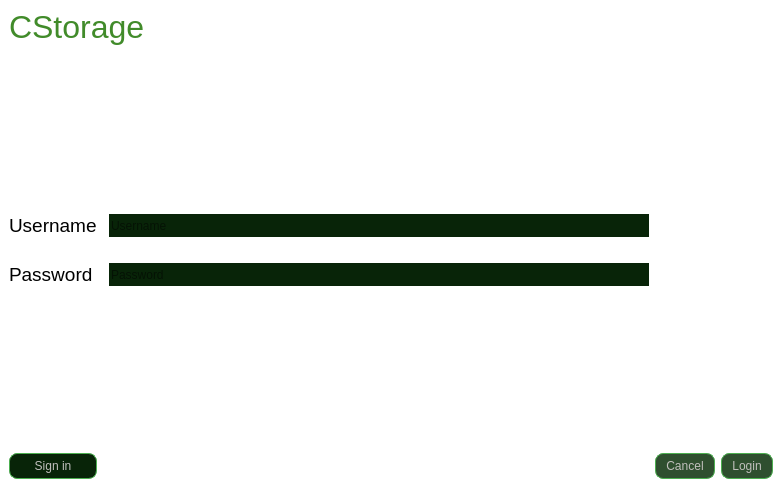
<?xml version="1.0" encoding="UTF-8"?>
<ui version="4.0">
 <class>loginDialog</class>
 <widget class="QDialog" name="loginDialog">
  <property name="geometry">
   <rect>
    <x>0</x>
    <y>0</y>
    <width>784</width>
    <height>490</height>
   </rect>
  </property>
  <property name="windowTitle">
   <string>Dialog</string>
  </property>
  <property name="styleSheet">
   <string notr="true">
    border-radius: 15px;
    background-color: transparent; /* не обязательно, но пусть будет */

    background: qlineargradient(
        spread: pad, x1: 0, y1: 0, x2: 1, y2: 0,
        stop: 0 rgba(0, 100, 0, 255),
        stop: 1 rgba(20, 20, 20, 255)
    );
</string>
  </property>
  <property name="sizeGripEnabled">
   <bool>false</bool>
  </property>
  <property name="modal">
   <bool>false</bool>
  </property>
  <layout class="QGridLayout" name="gridLayout">
   <property name="leftMargin">
    <number>9</number>
   </property>
   <property name="topMargin">
    <number>9</number>
   </property>
   <item row="5" column="2">
    <widget class="QLineEdit" name="passwordEdit">
     <property name="sizePolicy">
      <sizepolicy hsizetype="Expanding" vsizetype="Minimum">
       <horstretch>0</horstretch>
       <verstretch>0</verstretch>
      </sizepolicy>
     </property>
     <property name="styleSheet">
      <string notr="true">background-color: rgb(8, 36, 8);</string>
     </property>
     <property name="text">
      <string/>
     </property>
     <property name="echoMode">
      <enum>QLineEdit::EchoMode::Password</enum>
     </property>
     <property name="placeholderText">
      <string>Password</string>
     </property>
    </widget>
   </item>
   <item row="3" column="0">
    <widget class="QLabel" name="label">
     <property name="styleSheet">
      <string notr="true">background-color: rgba(106, 82, 177, 0);</string>
     </property>
     <property name="text">
      <string>&lt;html&gt;&lt;head/&gt;&lt;body&gt;&lt;p&gt;&lt;span style=&quot; font-size:14pt;&quot;&gt;Username&lt;/span&gt;&lt;/p&gt;&lt;/body&gt;&lt;/html&gt;</string>
     </property>
    </widget>
   </item>
   <item row="5" column="0">
    <widget class="QLabel" name="label_2">
     <property name="styleSheet">
      <string notr="true">background-color: rgba(106, 82, 177, 0);</string>
     </property>
     <property name="text">
      <string>&lt;html&gt;&lt;head/&gt;&lt;body&gt;&lt;p&gt;&lt;span style=&quot; font-size:14pt;&quot;&gt;Password&lt;/span&gt;&lt;/p&gt;&lt;/body&gt;&lt;/html&gt;</string>
     </property>
    </widget>
   </item>
   <item row="1" column="0">
    <spacer name="verticalSpacer">
     <property name="orientation">
      <enum>Qt::Orientation::Vertical</enum>
     </property>
     <property name="sizeHint" stdset="0">
      <size>
       <width>20</width>
       <height>40</height>
      </size>
     </property>
    </spacer>
   </item>
   <item row="3" column="2">
    <widget class="QLineEdit" name="usernameEdit">
     <property name="sizePolicy">
      <sizepolicy hsizetype="Expanding" vsizetype="Minimum">
       <horstretch>0</horstretch>
       <verstretch>0</verstretch>
      </sizepolicy>
     </property>
     <property name="styleSheet">
      <string notr="true">background-color: rgb(8, 36, 8);</string>
     </property>
     <property name="text">
      <string/>
     </property>
     <property name="placeholderText">
      <string>Username</string>
     </property>
    </widget>
   </item>
   <item row="4" column="0">
    <spacer name="verticalSpacer_3">
     <property name="orientation">
      <enum>Qt::Orientation::Vertical</enum>
     </property>
     <property name="sizeType">
      <enum>QSizePolicy::Policy::Fixed</enum>
     </property>
     <property name="sizeHint" stdset="0">
      <size>
       <width>10</width>
       <height>20</height>
      </size>
     </property>
    </spacer>
   </item>
   <item row="7" column="3">
    <widget class="QPushButton" name="cancelButton">
     <property name="styleSheet">
      <string notr="true">QPushButton {
        background-color: #2f4f2f;
       
	color: rgb(192, 191, 188);
        border: 1px solid #4caf50;
        border-radius: 8px;
        padding: 5px 10px;
    }

QPushButton:hover {
        background-color: #3e8e41;
    }</string>
     </property>
     <property name="text">
      <string>Cancel</string>
     </property>
    </widget>
   </item>
   <item row="7" column="4">
    <widget class="QPushButton" name="loginButton">
     <property name="styleSheet">
      <string notr="true">QPushButton {
        background-color: #2f4f2f;
       
	color: rgb(192, 191, 188);
        border: 1px solid #4caf50;
        border-radius: 8px;
        padding: 5px 10px;
    }

QPushButton:hover {
        background-color: #3e8e41;
    }</string>
     </property>
     <property name="text">
      <string>Login</string>
     </property>
    </widget>
   </item>
   <item row="7" column="0">
    <widget class="QPushButton" name="signButton">
     <property name="styleSheet">
      <string notr="true">QPushButton {
background-color: rgb(8, 36, 8);
       
	color: rgb(192, 191, 188);
        border: 1px solid #4caf50;
        border-radius: 8px;
        padding: 5px 10px;
    }

QPushButton:hover {
        background-color: #3e8e41;
    }</string>
     </property>
     <property name="text">
      <string>Sign in</string>
     </property>
     <property name="iconSize">
      <size>
       <width>16</width>
       <height>16</height>
      </size>
     </property>
    </widget>
   </item>
   <item row="6" column="0">
    <spacer name="verticalSpacer_2">
     <property name="orientation">
      <enum>Qt::Orientation::Vertical</enum>
     </property>
     <property name="sizeHint" stdset="0">
      <size>
       <width>20</width>
       <height>40</height>
      </size>
     </property>
    </spacer>
   </item>
   <item row="0" column="0" colspan="3">
    <widget class="QLabel" name="label_3">
     <property name="sizePolicy">
      <sizepolicy hsizetype="Fixed" vsizetype="Maximum">
       <horstretch>0</horstretch>
       <verstretch>0</verstretch>
      </sizepolicy>
     </property>
     <property name="minimumSize">
      <size>
       <width>0</width>
       <height>0</height>
      </size>
     </property>
     <property name="styleSheet">
      <string notr="true">background-color: rgba(106, 82, 177, 0);
color: rgb(65, 139, 42);
font: 200 italic 24pt &quot;Ubuntu Sans&quot;;</string>
     </property>
     <property name="text">
      <string>&lt;html&gt;&lt;head/&gt;&lt;body&gt;&lt;p&gt;&lt;span style=&quot; font-size:24pt;&quot;&gt;CStorage&lt;/span&gt;&lt;/p&gt;&lt;/body&gt;&lt;/html&gt;</string>
     </property>
    </widget>
   </item>
  </layout>
 </widget>
 <resources/>
 <connections/>
</ui>
